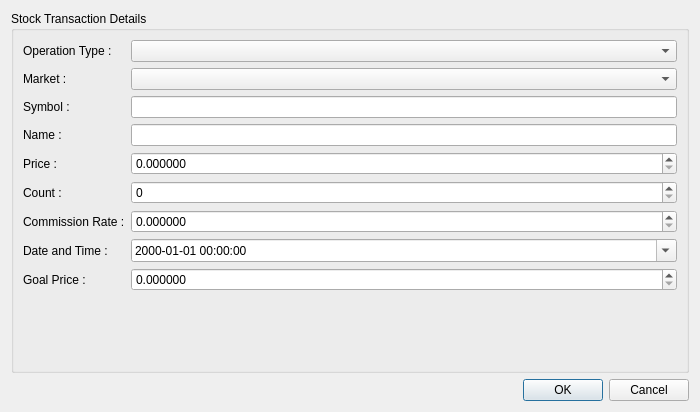
<?xml version="1.0" encoding="UTF-8"?>
<ui version="4.0">
 <class>StockDialog</class>
 <widget class="QDialog" name="StockDialog">
  <property name="geometry">
   <rect>
    <x>0</x>
    <y>0</y>
    <width>700</width>
    <height>412</height>
   </rect>
  </property>
  <property name="minimumSize">
   <size>
    <width>700</width>
    <height>0</height>
   </size>
  </property>
  <property name="windowTitle">
   <string>Dialog</string>
  </property>
  <layout class="QVBoxLayout" name="verticalLayout_2">
   <item>
    <widget class="QGroupBox" name="gbStockTransactionDetails">
     <property name="title">
      <string>Stock Transaction Details</string>
     </property>
     <layout class="QFormLayout" name="formLayout">
      <item row="1" column="0">
       <widget class="QLabel" name="lblMarket">
        <property name="text">
         <string>Market :</string>
        </property>
        <property name="buddy">
         <cstring>cbMarket</cstring>
        </property>
       </widget>
      </item>
      <item row="1" column="1">
       <widget class="QComboBox" name="cbMarket"/>
      </item>
      <item row="2" column="0">
       <widget class="QLabel" name="lblSymbol">
        <property name="text">
         <string>Symbol :</string>
        </property>
        <property name="buddy">
         <cstring>leSymbol</cstring>
        </property>
       </widget>
      </item>
      <item row="2" column="1">
       <widget class="QLineEdit" name="leSymbol">
        <property name="maxLength">
         <number>7</number>
        </property>
        <property name="clearButtonEnabled">
         <bool>true</bool>
        </property>
       </widget>
      </item>
      <item row="3" column="0">
       <widget class="QLabel" name="lblName">
        <property name="text">
         <string>Name :</string>
        </property>
        <property name="buddy">
         <cstring>leName</cstring>
        </property>
       </widget>
      </item>
      <item row="3" column="1">
       <widget class="QLineEdit" name="leName">
        <property name="maxLength">
         <number>100</number>
        </property>
        <property name="clearButtonEnabled">
         <bool>true</bool>
        </property>
       </widget>
      </item>
      <item row="5" column="0">
       <widget class="QLabel" name="lblPrice">
        <property name="text">
         <string>Price :</string>
        </property>
        <property name="buddy">
         <cstring>dsbPrice</cstring>
        </property>
       </widget>
      </item>
      <item row="5" column="1">
       <widget class="QDoubleSpinBox" name="dsbPrice">
        <property name="prefix">
         <string/>
        </property>
        <property name="decimals">
         <number>6</number>
        </property>
        <property name="maximum">
         <double>1000000.000000000000000</double>
        </property>
       </widget>
      </item>
      <item row="6" column="0">
       <widget class="QLabel" name="lblCount">
        <property name="text">
         <string>Count :</string>
        </property>
        <property name="buddy">
         <cstring>sbCount</cstring>
        </property>
       </widget>
      </item>
      <item row="6" column="1">
       <widget class="QSpinBox" name="sbCount">
        <property name="maximum">
         <number>1000000000</number>
        </property>
       </widget>
      </item>
      <item row="7" column="0">
       <widget class="QLabel" name="lblCommissionRate">
        <property name="text">
         <string>Commission Rate :</string>
        </property>
        <property name="buddy">
         <cstring>dsbCommissionRate</cstring>
        </property>
       </widget>
      </item>
      <item row="7" column="1">
       <widget class="QDoubleSpinBox" name="dsbCommissionRate">
        <property name="decimals">
         <number>6</number>
        </property>
        <property name="maximum">
         <double>100.000000000000000</double>
        </property>
       </widget>
      </item>
      <item row="8" column="0">
       <widget class="QLabel" name="lblDateTime">
        <property name="text">
         <string>Date and Time :</string>
        </property>
        <property name="buddy">
         <cstring>dteDateTime</cstring>
        </property>
       </widget>
      </item>
      <item row="8" column="1">
       <widget class="QDateTimeEdit" name="dteDateTime">
        <property name="date">
         <date>
          <year>2000</year>
          <month>1</month>
          <day>1</day>
         </date>
        </property>
        <property name="maximumDate">
         <date>
          <year>2250</year>
          <month>12</month>
          <day>31</day>
         </date>
        </property>
        <property name="minimumDate">
         <date>
          <year>2000</year>
          <month>1</month>
          <day>1</day>
         </date>
        </property>
        <property name="displayFormat">
         <string>yyyy-MM-dd hh:mm:ss</string>
        </property>
        <property name="calendarPopup">
         <bool>true</bool>
        </property>
       </widget>
      </item>
      <item row="9" column="0">
       <widget class="QLabel" name="lblGoalPrice">
        <property name="text">
         <string>Goal Price :</string>
        </property>
        <property name="buddy">
         <cstring>dsbGoalPrice</cstring>
        </property>
       </widget>
      </item>
      <item row="9" column="1">
       <widget class="QDoubleSpinBox" name="dsbGoalPrice">
        <property name="decimals">
         <number>6</number>
        </property>
        <property name="maximum">
         <double>1000000.000000000000000</double>
        </property>
       </widget>
      </item>
      <item row="0" column="0">
       <widget class="QLabel" name="lblOperationType">
        <property name="text">
         <string>Operation Type :</string>
        </property>
        <property name="buddy">
         <cstring>cbOperationType</cstring>
        </property>
       </widget>
      </item>
      <item row="0" column="1">
       <widget class="QComboBox" name="cbOperationType"/>
      </item>
     </layout>
    </widget>
   </item>
   <item>
    <widget class="QDialogButtonBox" name="bbTransactionApproval">
     <property name="orientation">
      <enum>Qt::Horizontal</enum>
     </property>
     <property name="standardButtons">
      <set>QDialogButtonBox::Cancel|QDialogButtonBox::Ok</set>
     </property>
    </widget>
   </item>
   <item>
    <layout class="QVBoxLayout" name="vlStatusBar"/>
   </item>
  </layout>
 </widget>
 <resources/>
 <connections>
  <connection>
   <sender>bbTransactionApproval</sender>
   <signal>accepted()</signal>
   <receiver>StockDialog</receiver>
   <slot>accept()</slot>
   <hints>
    <hint type="sourcelabel">
     <x>227</x>
     <y>381</y>
    </hint>
    <hint type="destinationlabel">
     <x>157</x>
     <y>274</y>
    </hint>
   </hints>
  </connection>
  <connection>
   <sender>bbTransactionApproval</sender>
   <signal>rejected()</signal>
   <receiver>StockDialog</receiver>
   <slot>reject()</slot>
   <hints>
    <hint type="sourcelabel">
     <x>295</x>
     <y>387</y>
    </hint>
    <hint type="destinationlabel">
     <x>286</x>
     <y>274</y>
    </hint>
   </hints>
  </connection>
  <connection>
   <sender>bbTransactionApproval</sender>
   <signal>rejected()</signal>
   <receiver>StockDialog</receiver>
   <slot>reject()</slot>
   <hints>
    <hint type="sourcelabel">
     <x>555</x>
     <y>382</y>
    </hint>
    <hint type="destinationlabel">
     <x>550</x>
     <y>405</y>
    </hint>
   </hints>
  </connection>
 </connections>
</ui>
